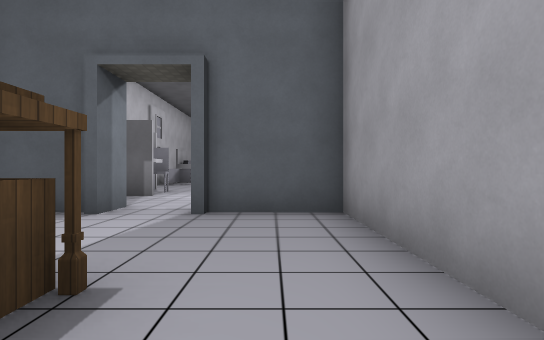
View 1 (above)

21 first-person views from a walk through a 3-D level made in the Godot game engine. The camera is 1.2 m above the floor, looks level and sees 80° across. The floor is counted in squares, 2 m on a side. Each view is taken from the middle of a square. On the plan, view 1 faces up. The plan holds only what a view shows up to about 10 squares ahead; the rest is blank. The place goes on beyond the plan. Characters and animated objects are left out. Some surface patterns are stand-ins.

View 2
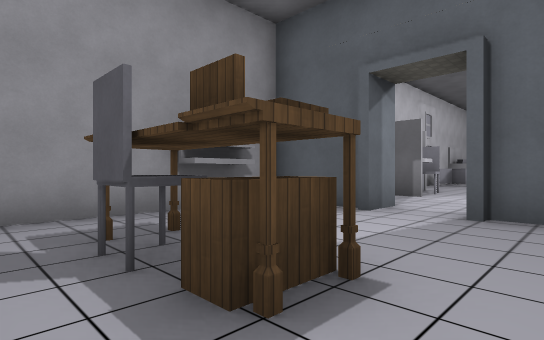

View 3
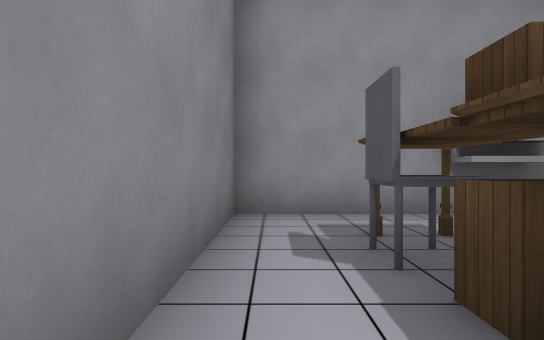

View 4
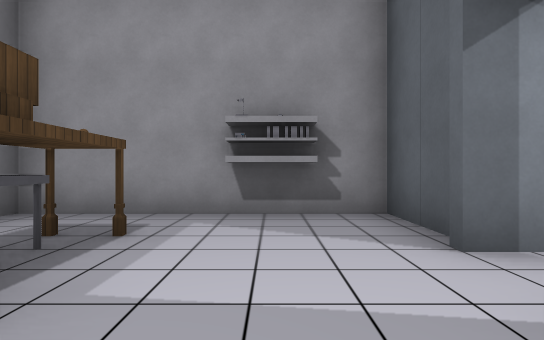

View 5
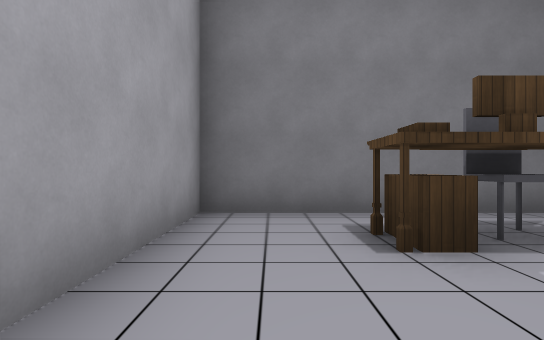

View 6
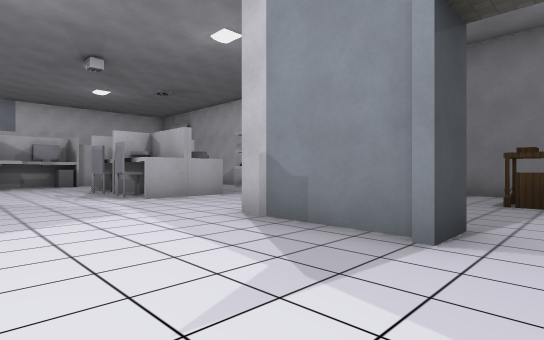

View 7
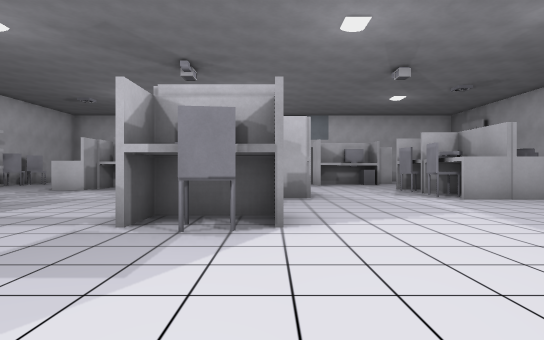

View 8
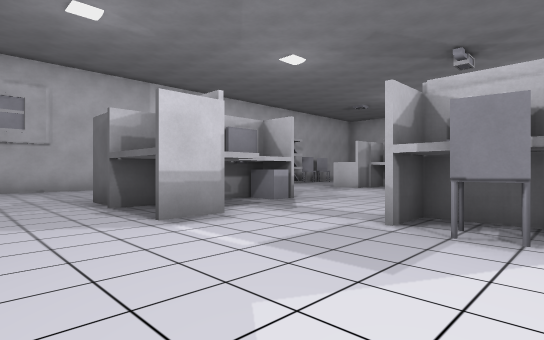

View 9
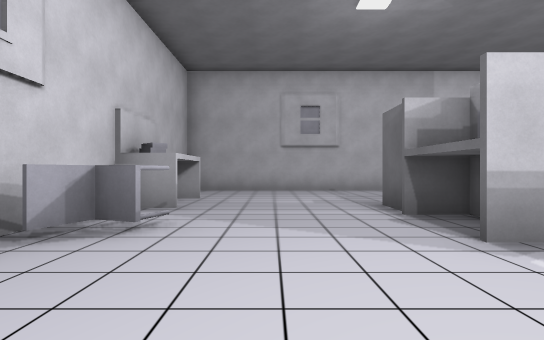

View 10
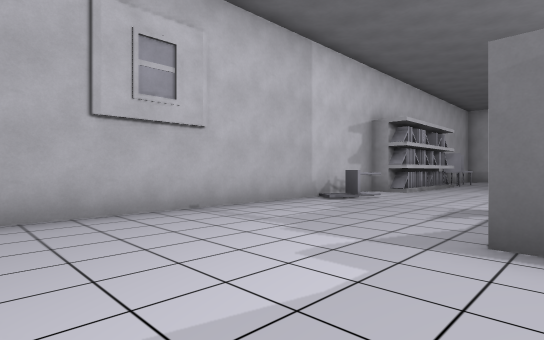

View 11
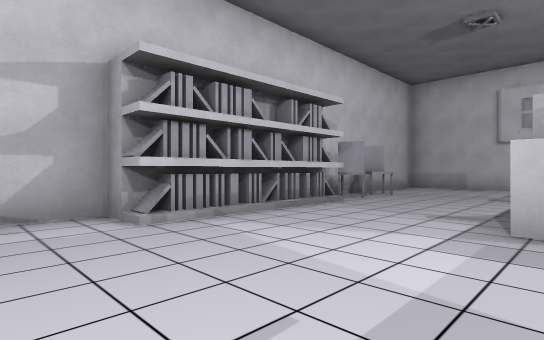

View 12
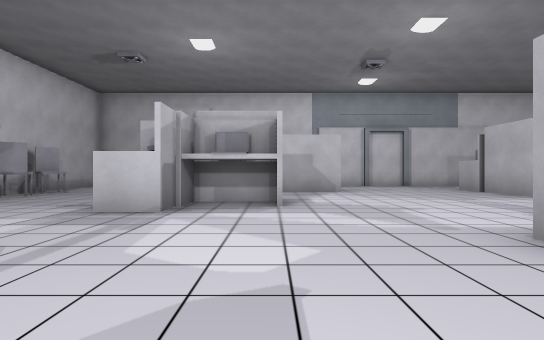

View 13
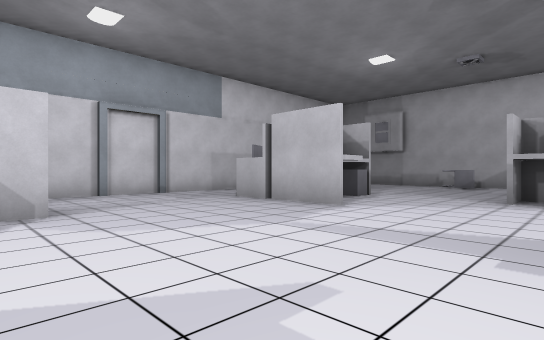

View 14
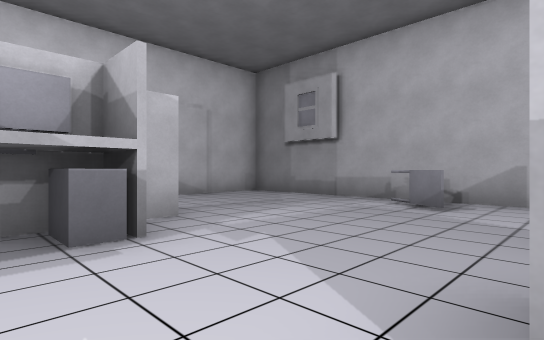

View 15
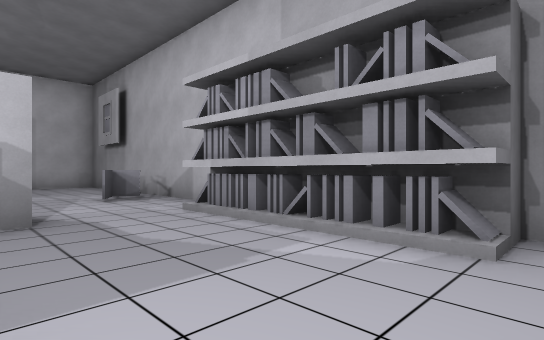

View 16
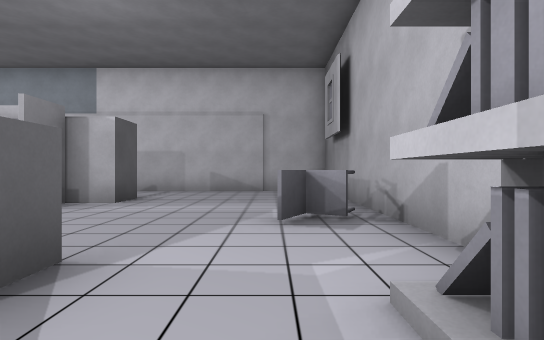

View 17
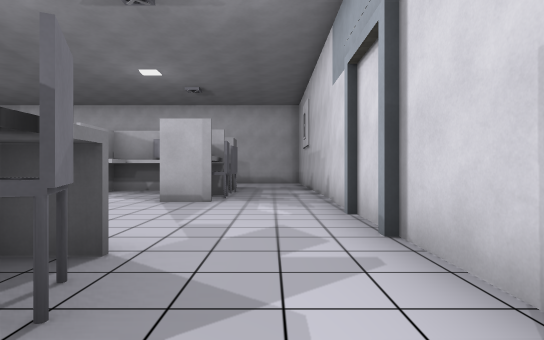

View 18
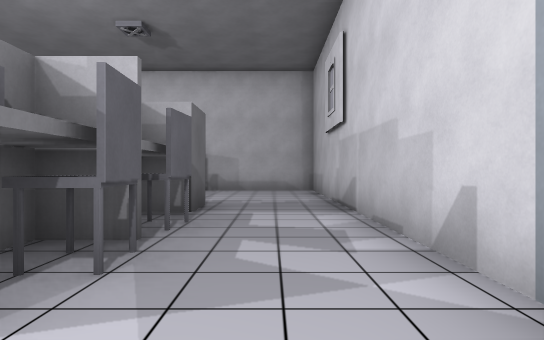

View 19
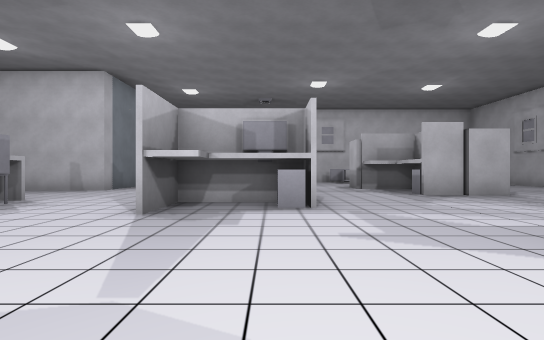

View 20
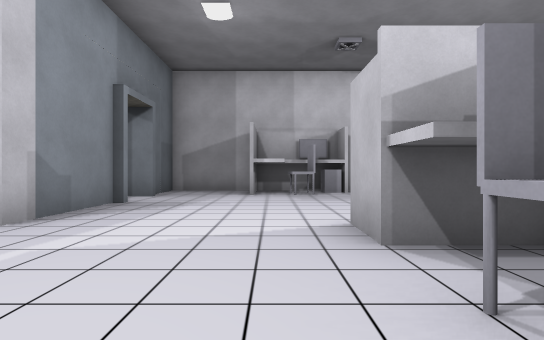

View 21
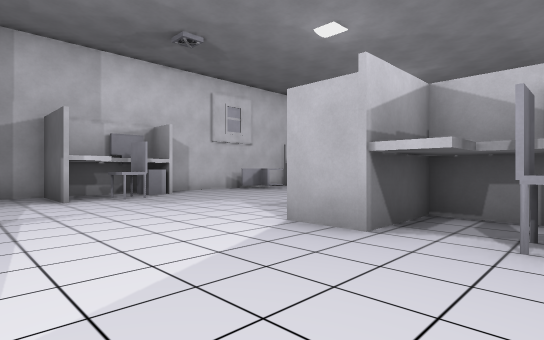

### Floor plan
Key: @ floor where view 1 was taken; # wall or solid block; . floor; C chair; E desk; S shelf.
Columns run from 5 left of view 1 to 16 right of it. Each row starts with its distance up from view 1.
 20  ###########  ########
 19  .......CC.####C.C...#
 18  ....................#
 17  E...................#
 16  E...................#
 15 #....#EE ....EEE#E...#
 14 #....E###.....E##EC..#
 13 #C...E#.......##.#...#
 12 #................EC..#
 11 #................E...#
 10 ##....CE###..........#
  9 ##C....##C##.........#
  8 ###..................#
  7 #...............##C..#
  6 #...............#E...#
  5 ###.###...CCC#..#E ..#
  4 #.....#...E#.E...#...#
  3 #S....#......E.......#
  2 #.....# .............#
  1 #.ECE.# .......C.....#
  0 #....@# .####..C.....#
 -1 ##########  ##########

Where each view was taken, in squares from view 1:
view 1: 0 up, 0 right, facing up
view 2: 0 up, 0 right, facing up-left
view 3: 0 up, 0 right, facing left
view 4: 3 up, 0 right, facing left
view 5: 4 up, 0 right, facing down
view 6: 8 up, 2 left, facing down-right
view 7: 9 up, 2 left, facing right
view 8: 9 up, 2 left, facing up-right
view 9: 10 up, 2 left, facing up
view 10: 15 up, 3 left, facing up-right
view 11: 15 up, 4 right, facing up-right
view 12: 13 up, 3 right, facing right
view 13: 12 up, 7 right, facing down-right
view 14: 6 up, 8 right, facing down-right
view 15: 3 up, 3 right, facing down-right
view 16: 1 up, 6 right, facing right
view 17: 5 up, 14 right, facing up
view 18: 10 up, 14 right, facing up
view 19: 10 up, 11 right, facing left
view 20: 8 up, 5 right, facing left
view 21: 6 up, 4 right, facing up-left
